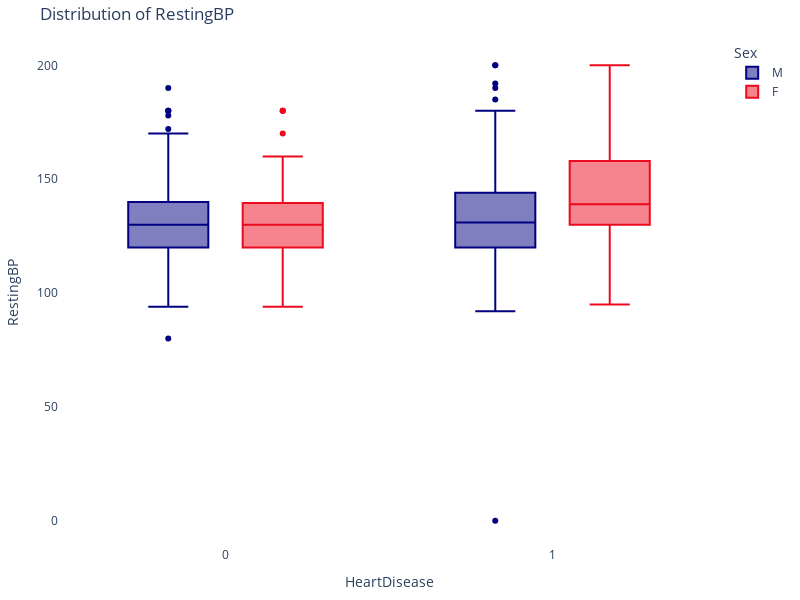

The code cell stored with this chart in its notebook:
### Code cell
import plotly.express as px

# Assuming df is your DataFrame
fig = px.box(   df, 
                y = "RestingBP", 
                x = "HeartDisease", 
                title = "Distribution of RestingBP",
                color = "Sex",
                color_discrete_sequence = ["navy", "#EB0A1E"])  # Pastel Rose and Pastel Blue color codes

# Update the layout and margins to set the plot
fig.update_layout(  plot_bgcolor = 'white', width = 800, height = 600,
                    margin = dict(l = 20, r = 20, t = 40, b = 20))  # Adjust margins to make the plot tighter

fig.show()

### Figure 1 — Plotly figure (JSON) as saved in the notebook; plotly's stock layout.template omitted (floating-point values rounded to 4 significant figures; data arrays with more than 128 entries replaced by an {"elided": "..."} marker saying what was removed)
{"data": [{"alignmentgroup": "True", "hovertemplate": "Sex=M<br>HeartDisease=%{x}<br>RestingBP=%{y}<extra></extra>", "legendgroup": "M", "marker": {"color": "navy"}, "name": "M", "notched": false, "offsetgroup": "M", "orientation": "v", "showlegend": true, "type": "box", "x": {"elided": "725 int values"}, "x0": " ", "xaxis": "x", "y": {"elided": "725 int values"}, "y0": " ", "yaxis": "y"}, {"alignmentgroup": "True", "hovertemplate": "Sex=F<br>HeartDisease=%{x}<br>RestingBP=%{y}<extra></extra>", "legendgroup": "F", "marker": {"color": "#EB0A1E"}, "name": "F", "notched": false, "offsetgroup": "F", "orientation": "v", "showlegend": true, "type": "box", "x": {"elided": "193 int values"}, "x0": " ", "xaxis": "x", "y": {"elided": "193 int values"}, "y0": " ", "yaxis": "y"}], "layout": {"boxmode": "group", "height": 600, "legend": {"title": {"text": "Sex"}, "tracegroupgap": 0}, "margin": {"b": 20, "l": 20, "r": 20, "t": 40}, "plot_bgcolor": "white", "title": {"text": "Distribution of RestingBP"}, "width": 800, "xaxis": {"anchor": "y", "domain": [0, 1], "title": {"text": "HeartDisease"}}, "yaxis": {"anchor": "x", "domain": [0, 1], "title": {"text": "RestingBP"}}}}
